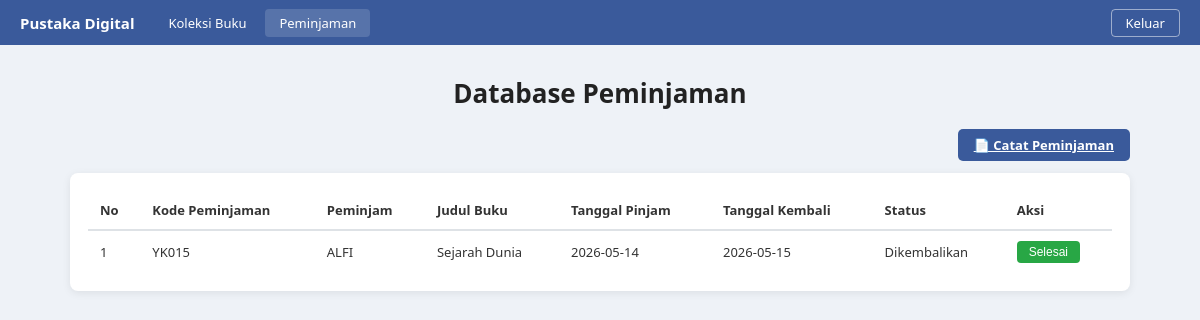
/index.php?page=pinjam (signed in), run on the app's committed database.
### tables this page shows
CREATE TABLE `peminjaman` (
  `id_peminjaman` int(11) NOT NULL,
  `kode_peminjaman` varchar(20) NOT NULL,
  `nama_peminjam` varchar(100) NOT NULL,
  `id_buku` int(11) NOT NULL,
  `tgl_pinjam` date NOT NULL,
  `tgl_kembali_rencana` date NOT NULL,
  `status` enum('Dipinjam','Terlambat','Dikembalikan') DEFAULT 'Dipinjam'
);

CREATE TABLE `buku` (
  `id_buku` int(11) NOT NULL,
  `kode_buku` varchar(20) NOT NULL,
  `judul` varchar(200) NOT NULL,
  `pengarang` varchar(100) NOT NULL,
  `kategori` varchar(50) NOT NULL,
  `stok` int(11) NOT NULL DEFAULT 0
);

### pinjam.php (the view, shortened to what this page needs)
<?php
$pdo->prepare("UPDATE peminjaman SET status = 'Terlambat' WHERE tgl_kembali_rencana < ? AND status = 'Dipinjam'")
    ->execute([date('Y-m-d')]);
$showForm = isset($_GET['form']) && $_GET['form'] === 'catat';
$pinjamList = $pdo->query("
    SELECT p.*, b.judul, b.kode_buku
    FROM peminjaman p
    LEFT JOIN buku b ON p.id_buku = b.id_buku
    ORDER BY p.id_peminjaman ASC
")->fetchAll();
$bukuTersedia = $pdo->query("SELECT id_buku, judul, stok FROM buku WHERE stok > 0 ORDER BY judul ASC")->fetchAll();
?>
<?php if ($showForm): ?>
<div class="form-page-container">
    <div class="form-page-title">Form Data Peminjaman</div>
    <form method="POST" action="?page=pinjam">
        <input type="hidden" name="aksi" value="pinjam">
        <div class="form-group">
            <label>Kode Peminjaman</label>
            <input type="text" name="kode_peminjaman" class="form-control" placeholder="Contoh: PJ011" required>
        </div>
        <div class="form-group">
            <label>Nama Peminjam</label>
            <input type="text" name="nama_peminjam" class="form-control" required>
        </div>
        <div class="form-group">
            <label>Pilih Buku</label>
            <select name="buku_id" class="form-control" required>
                <option value="">Pilih Buku Tersedia</option>
                <?php foreach ($bukuTersedia as $b): ?>
                    <option value="<?= $b['id_buku'] ?>">
                        <?= htmlspecialchars($b['judul']) ?> - Stok: <?= $b['stok'] ?>
                    </option>
                <?php endforeach; ?>
            </select>
        </div>
        <div style="display:flex; gap:15px;">
            <div class="form-group" style="flex:1">
                <label>Tanggal Pinjam</label>
                <input type="date" name="tgl_pinjam" class="form-control" required>
            </div>
            <div class="form-group" style="flex:1">
                <label>Tanggal Kembali</label>
                <input type="date" name="tgl_kembali_rencana" class="form-control" required>
            </div>
        </div>
        <div class="form-group">
            <label>Status</label>
            <input type="text" value="Dipinjam" class="form-control" readonly>
        </div>
        <div style="display:flex; justify-content:center; gap:10px; margin-top:10px;">
            <a href="?page=pinjam" class="btn-batal">Kembali</a>
            <button type="submit" class="btn-submit">Simpan</button>
        </div>
    </form>
</div>
<?php else: ?>
<h2 class="page-title">Database Peminjaman</h2>
<div class="action-bar">
    <a href="?page=pinjam&form=catat" class="btn-tambah">&#128196; Catat Peminjaman</a>
</div>
<div class="card">
    <div class="card-body">
        <table>
            <thead>
                <tr>
                    <th>No</th>
                    <th>Kode Peminjaman</th>
                    <th>Peminjam</th>
                    <th>Judul Buku</th>
                    <th>Tanggal Pinjam</th>
                    <th>Tanggal Kembali</th>
                    <th>Status</th>
                    <th>Aksi</th>
                </tr>
            </thead>
            <tbody>
            <?php foreach ($pinjamList as $i => $p): ?>
                <tr>
                    <td><?= $i + 1 ?></td>
                    <td><?= htmlspecialchars($p['kode_peminjaman']) ?></td>
                    <td><?= htmlspecialchars($p['nama_peminjam']) ?></td>
                    <td><?= htmlspecialchars($p['judul'] ?? '-') ?></td>
                    <td><?= $p['tgl_pinjam'] ?></td>
                    <td><?= $p['tgl_kembali_rencana'] ?></td>
                    <td><?= $p['status'] ?></td>
                    <td>
                        <?php if ($p['status'] === 'Dikembalikan'): ?>
                            <button class="btn-selesai" disabled>Selesai</button>
                        <?php else: ?>
                            <button class="btn-kembalikan" onclick="confirmKembali(<?= $p['id_peminjaman'] ?>)">Kembalikan</button>
                        <?php endif; ?>
                    </td>
                </tr>
            <?php endforeach; ?>
            </tbody>
        </table>
    </div>
</div>
<?php endif; ?>

### style.css (style rules this page uses)
* { margin: 0; padding: 0; box-sizing: border-box; }
body { font-family: 'Segoe UI', Arial, Tahoma, Geneva, Verdana, sans-serif; background-color: #eef2f7; font-size: 14px; }
.page-title { text-align: center; font-size: 26px; font-weight: 700; color: #222; margin-bottom: 18px; }
.card { background: white; border-radius: 8px; box-shadow: 0 2px 8px rgba(0,0,0,0.08); overflow: hidden; margin-bottom: 25px; }
.card-body { padding: 18px; overflow-x: auto; }
.action-bar { display: flex; justify-content: flex-end; margin-bottom: 12px; }
table { width: 100%; border-collapse: collapse; font-size: 13px; }
table th { background: white; color: #333; padding: 10px 12px; text-align: left; font-weight: 700; font-size: 13px; border-bottom: 2px solid #dee2e6; }
table td { padding: 10px 12px; border-bottom: 1px solid #f0f0f0; vertical-align: middle; color: #333; }
table tr:last-child td { border-bottom: none; }
.btn-selesai { background: #28a745; color: white; border: none; padding: 4px 12px; border-radius: 4px; font-size: 12px; font-weight: 500; cursor: default; }
.btn-tambah { background: #3a5a9b; color: white; padding: 7px 16px; border: none; border-radius: 5px; cursor: pointer; font-weight: 600; font-size: 13px; }

### data on the page
peminjaman: kode_peminjaman "YK015", nama_peminjam "ALFI", id_buku.judul "Sejarah Dunia", tgl_pinjam "2026-05-14", tgl_kembali_rencana "2026-05-15", status "Dikembalikan", shows "Selesai"
